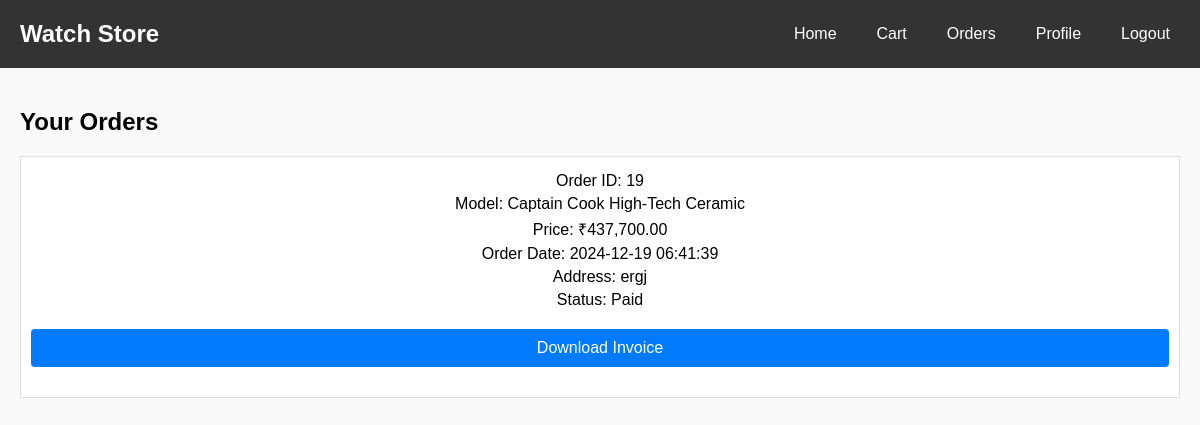
Page /orders.php (signed in) on the committed database.
### tables this page shows
CREATE TABLE `orders` (
  `order_id` int(11) NOT NULL,
  `user_id` int(11) NOT NULL,
  `product_id` int(11) NOT NULL,
  `quantity` int(11) NOT NULL,
  `order_date` timestamp NOT NULL DEFAULT current_timestamp(),
  `total_price` decimal(10,2) NOT NULL,
  `status` varchar(40) NOT NULL,
  `address` varchar(80) NOT NULL
);

CREATE TABLE `products` (
  `model` varchar(30) NOT NULL,
  `price` int(10) NOT NULL,
  `quantity` int(30) NOT NULL,
  `image` varchar(50) NOT NULL,
  `productid` int(10) NOT NULL,
  `pdiscription` varchar(200) NOT NULL,
  `brand` varchar(100) NOT NULL,
  `category` varchar(20) NOT NULL
);

### orders.php (the view, shortened to what this page needs)
<!DOCTYPE html>
<html lang="en">
<head>
    <link rel="stylesheet" href="cart.css">
</head>
<body>
    <?php
    if (isset($_SESSION['userid'])) {
        $user_id = $_SESSION['userid'];
        $con = mysqli_connect("localhost", "root", "", "watch_store");
        $sql = "SELECT orders.order_id, products.model, products.price, orders.order_date, orders.address, orders.status
                FROM orders
                JOIN products ON orders.product_id = products.productid
                WHERE orders.user_id = $user_id";
        $result = mysqli_query($con, $sql);
    } else {
        echo "<p>Please log in to view your orders.</p>";
        exit();
    }
    ?>
    <header>
    <nav class="navbar">
            <div class="logo">
                <h1>Watch Store</h1>
            </div>
            <ul class="nav-links">
                <li><a href="userhome.html">Home</a></li>
                <li><a href="cart.php">Cart</a></li>
                <li><a href="orders.php">Orders</a></li>
                <li><a href="profile.php">Profile</a></li>
                <li><a href="logout.php">Logout</a></li>
            </ul>
        </nav>
    </header>
    <div class="orders-container">
        <h2>Your Orders</h2>
        <?php
        if (isset($result) && mysqli_num_rows($result) > 0) {
            while ($row = mysqli_fetch_assoc($result)) {
                echo "<div class='order-card'>
                        <p>Order ID: " . htmlspecialchars($row['order_id']) . "</p>
                        <p>Model: " . htmlspecialchars($row['model']) . "</p>
                        <p>Price: ₹" . number_format(htmlspecialchars($row['price']), 2) . "</p>
                        <p>Order Date: " . htmlspecialchars($row['order_date']) . "</p>
                        <p>Address: " . htmlspecialchars($row['address']) . "</p>
                        <p>Status: " . htmlspecialchars($row['status']) . "</p>
                        <a href='generate_invoice.php?order_id=" . htmlspecialchars($row['order_id']) . "' class='invoice-button'>Download Invoice</a>
                      </div>";
            }
        } else {
            echo "<p>You have no orders.</p>";
        }
        ?>
    </div>
</body>
</html>

### cart.css (style rules this page uses)
body { font-family: Arial, sans-serif; margin: 0; padding: 0; background-color: #f9f9f9; }
.navbar { background-color: #333; color: white; padding: 10px; display: flex; justify-content: space-between; align-items: center; }
.navbar .logo h1 { margin: 0; font-size: 24px; }
.nav-links { list-style: none; margin: 0; padding: 0; display: flex; }
.nav-links li { margin-left: 20px; }
.nav-links a { color: white; text-decoration: none; padding: 5px 10px; }
h2 { margin-bottom: 20px; font-size: 24px; }

### orders.php (style rules this page uses)
body { font-family: Arial, sans-serif; margin: 0; padding: 0; background-color: #f9f9f9; }
header { background-color: #333; color: white; padding: 10px; text-align: center; }
.orders-container { padding: 20px; }
.order-card { background-color: white; border: 1px solid #ddd; padding: 10px; margin: 10px 0; text-align: center; }
.order-card p { margin: 5px 0; }
.invoice-button { display: block; margin: 20px auto; padding: 10px 20px; background-color: #007bff; color: white; border: none; border-radius: 4px; cursor: pointer; text-decoration: none; text-align: center; }

### rows in the picture
orders: order_id "19", product.model "Captain Cook High-Tech Ceramic", product.price "437,700.00", order_date "2024-12-19 06:41:39", address "ergj", status "Paid"
